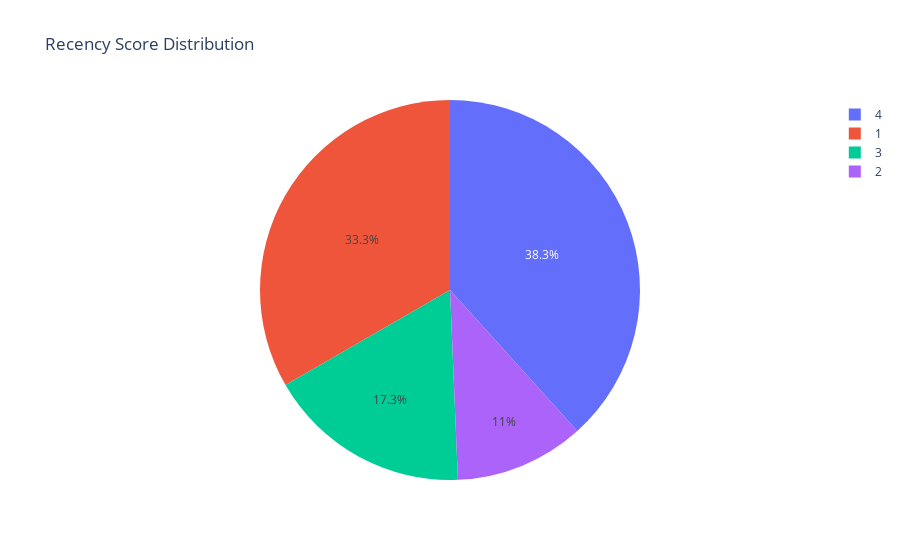

Notebook code for this chart:
### Code cell
import plotly.express as px
fig = px.pie(df, values = RFM['RecencyScore'].value_counts(), 
             names = (RFM["RecencyScore"].value_counts()).index, 
             title = 'Recency Score Distribution')
fig.show()

### Figure 1 — Plotly figure (JSON) as saved in the notebook; plotly's stock layout.template omitted (floating-point values rounded to 4 significant figures)
{"data": [{"domain": {"x": [0, 1], "y": [0, 1]}, "hovertemplate": "label=%{label}<br>value=%{value}<extra></extra>", "labels": [4, 1, 3, 2], "legendgroup": "", "name": "", "showlegend": true, "type": "pie", "values": [1502, 1307, 679, 432]}], "layout": {"legend": {"tracegroupgap": 0}, "title": {"text": "Recency Score Distribution"}}}
